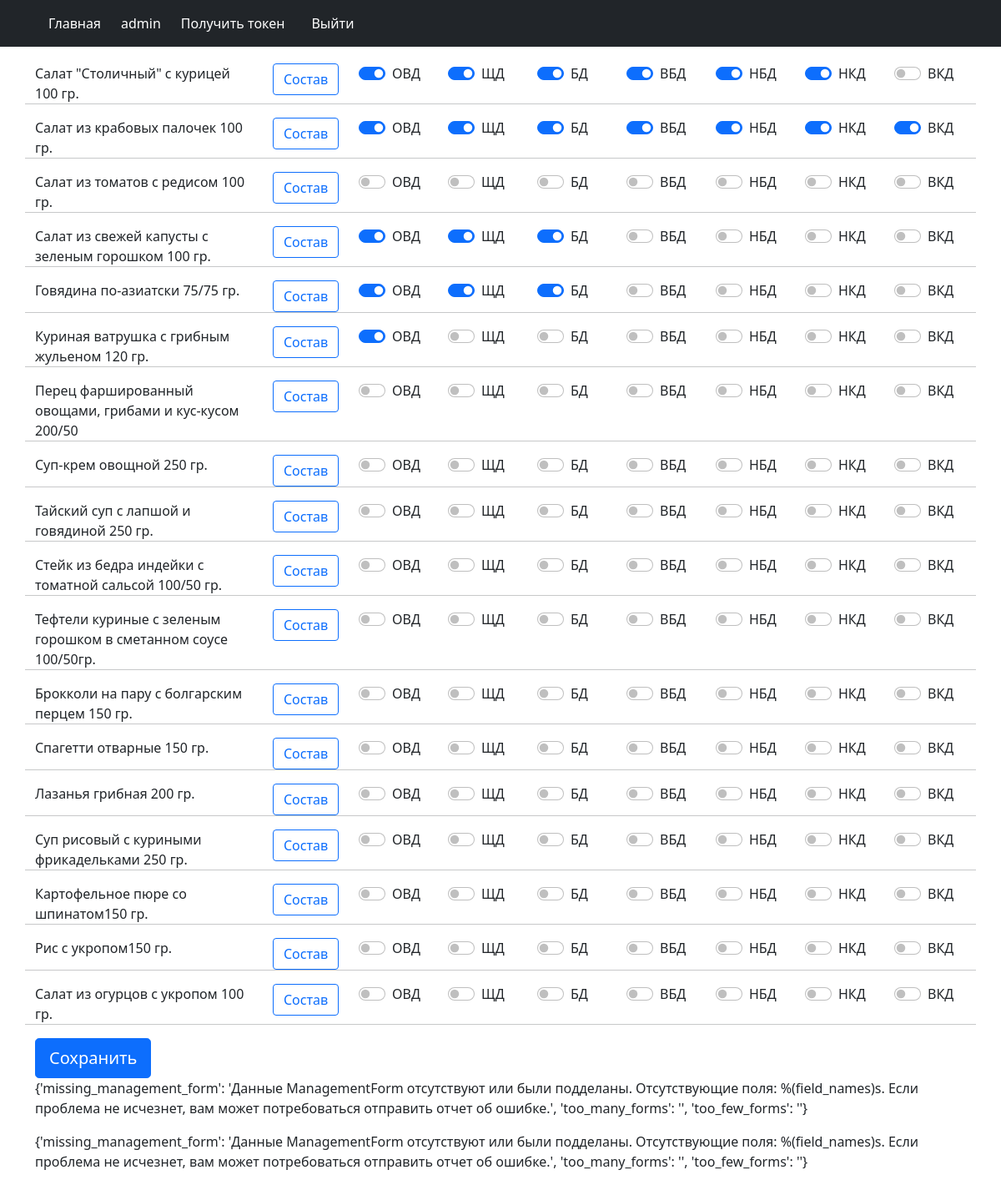
The app's page / (signed in) with its own data.
### daily_horoscopes/models.py (models this page shows, shortened)
class Product(models.Model):
    iditem = models.IntegerField(null=True)
    name = models.CharField(max_length=200, null=True)
    price = models.IntegerField(null=True)
    carbohydrate = models.CharField(max_length=200, null=True)
    fat = models.CharField(max_length=200, null=True)
    fiber = models.CharField(max_length=200, null=True)
    energy = models.CharField(max_length=200, null=True)
    image = models.CharField(max_length=2000, null=True)
    vegan = models.BooleanField(null=True)
    allergens = models.BooleanField(null=True)
    lactose_free = models.BooleanField(null=True)
    sugarless = models.BooleanField(null=True)
    gluten_free = models.BooleanField(null=True)
    description = models.CharField(max_length=1000, null=True)
    ovd = models.BooleanField(null=True)
    shd = models.BooleanField(null=True)
    bd = models.BooleanField(null=True)
    vbd = models.BooleanField(null=True)
    nbd = models.BooleanField(null=True)
    nkd = models.BooleanField(null=True)
    vkd = models.BooleanField(null=True)
    category = models.CharField(max_length=2000, null=True)

### daily_horoscopes/views.py (the view)
# urls.py: path('', views.index, name='index'),
def index(request):
    ProductFormSet = modelformset_factory(Product,
                                       fields=('iditem', 'name', 'description', 'ovd', 'shd', 'bd', 'vbd', 'nbd', 'nkd', 'vkd'),
                                       widgets={'ovd': CheckboxInput(
                                           attrs={'class': 'form-check-input', 'type': 'checkbox'}),
                                           'shd': CheckboxInput(
                                               attrs={'class': 'form-check-input', 'type': 'checkbox'}),
                                           'bd': CheckboxInput(
                                               attrs={'class': 'form-check-input', 'type': 'checkbox'}),
                                           'vbd': CheckboxInput(
                                               attrs={'class': 'form-check-input', 'type': 'checkbox'}),
                                           'nbd': CheckboxInput(
                                               attrs={'class': 'form-check-input', 'type': 'checkbox'}),
                                           'nkd': CheckboxInput(
                                               attrs={'class': 'form-check-input', 'type': 'checkbox'}),
                                           'vkd': CheckboxInput(
                                               attrs={'class': 'form-check-input', 'type': 'checkbox'}),
                                           'name': Textarea(attrs={'style': "display: none;"}),
                                           'description': Textarea(attrs={'style': "display: none;"}),
                                           'iditem': Textarea(attrs={'style': "display: none;"}),
                                       },
                                       extra=0, )
    if request.method == 'POST':
        formset = ProductFormSet(request.POST, request.FILES)
        formset.save()
        if not formset.is_valid():
            return render(request, 'index.html', {'formset': formset})
        else:
            formset.save()
    else:
        formset = ProductFormSet()
    return render(request, 'index.html', {'formset': formset})

### daily_horoscopes/templates/index.html (shortened to what this page needs)
{% extends "base_generic.html" %}
{% block content %}
<form action="" method="post">
    {% for form in formset %}
    <div class="row">
        <div class="col-12 col-md-3">{{ form.name.value }}</div>
        <div class="col-12 col-md-1">
            <button type="button" class="btn btn-outline-primary" data-bs-toggle="modal" data-bs-target="#modal-start">Состав
            </button>
        </div>
        <div class=" col-2  col-md-1 form-check form-switch" style="margin-left: 20px;">
            {{ form.ovd }}
            <label class="form-check-label">ОВД</label>
        </div>
        <div class=" col-2  col-md-1 form-check form-switch" style="margin-left: 12px;">{{ form.shd }}
            <label class="form-check-label">ЩД</label></div>
        <div class=" col-4  col-md-1 form-check form-switch" style="margin-left: 12px;">{{ form.bd }}
            <label class="form-check-label">БД</label></div>
        <div class=" col-4  col-md-1  form-check form-switch" style="margin-left: 12px;">{{ form.vbd }}
            <label class="form-check-label">ВБД</label></div>
        <div class=" col-4  col-md-1  form-check form-switch" style="margin-left: 12px;">{{ form.nbd }}
            <label class="form-check-label">НБД</label></div>
        <div class=" col-4  col-md-1  form-check form-switch" style="margin-left: 12px;">{{ form.nkd }}
            <label class="form-check-label">НКД</label></div>
        <div class=" col-4  col-md-1  form-check form-switch" style="margin-left: 12px;">{{ form.vkd }}
            <label class="form-check-label">ВКД</label></div>
        <hr>
    </div>
    {% endfor %}
    <input class="btn btn-primary btn-lg btn-block" type="submit" value="Сохранить">
    <p>{{formset.default_error_messages}}</p>
    <p>{{formset.error_messages}}</p>
</form>
{% endblock %}

### daily_horoscopes/templates/base_generic.html (shortened to what this page needs)
<!DOCTYPE html>
<html lang="en">
<head>
    <link rel="stylesheet" href="https://stackpath.bootstrapcdn.com/bootstrap/5.0.0-alpha1/css/bootstrap.min.css">
    {% load static %}
    <link rel="stylesheet" href="{% static 'css/styles.css' %}">
</head>
<body>
<nav class="navbar navbar-expand-lg navbar-dark bg-dark">
  <div class="container-md">
      <ul class="navbar-nav mr-auto mb-2 mb-lg-0">
        <li class="nav-item px-2">
          <a class="nav-link text-white" aria-current="page" href="{% url 'index'  %}">Главная</a>
        </li>
      {% if user.is_authenticated %}
        <li class="nav-item px-2 text-white nav-link mr-2">{{ user }}</li>
        <li class="nav-item px-2">
          <a class="nav-link text-white" href="{% url 'login' %}">Получить токен</a>
        </li>
        <li class="nav-item px-2">
          <a class="nav-link text-white" href="{% url 'logout' %}">Выйти</a>
        </li>
      {% endif %}
      </ul>
    </div>
</nav>
<div class="container" style="margin-top: 20px">
    <div class="row">
        {% block content %}
        {% endblock %}
    </div>
</div>
</body>
</html>

### daily_horoscopes/static/css/styles.css (style rules this page uses)
ul { list-style-type: none; }

### records on screen
Product: name.value "Салат \"Столичный\" с курицей 100 гр."
Product: name.value "Салат из крабовых палочек 100 гр."
Product: name.value "Салат из томатов с редисом 100 гр."
Product: name.value "Салат из свежей капусты с зеленым горошком 100 гр."
Product: name.value "Говядина по-азиатски 75/75 гр."
Product: name.value "Куриная ватрушка с грибным жульеном 120 гр."
Product: name.value "Перец фаршированный овощами, грибами и кус-кусом 200/50"
Product: name.value "Суп-крем овощной 250 гр."
Product: name.value "Тайский суп с лапшой и говядиной 250 гр."
Product: name.value "Стейк из бедра индейки с томатной сальсой 100/50 гр."
Product: name.value "Тефтели куриные с зеленым горошком в сметанном соусе 100/50гр."
Product: name.value "Брокколи на пару с болгарским перцем 150 гр."
Product: name.value "Спагетти отварные 150 гр."
Product: name.value "Лазанья грибная 200 гр."
Product: name.value "Суп рисовый с куриными фрикадельками 250 гр."
Product: name.value "Картофельное пюре со шпинатом150 гр."
Product: name.value "Рис с укропом150 гр."
Product: name.value "Салат из огурцов с укропом 100 гр."

### other values on screen
{{ user }} "admin"
